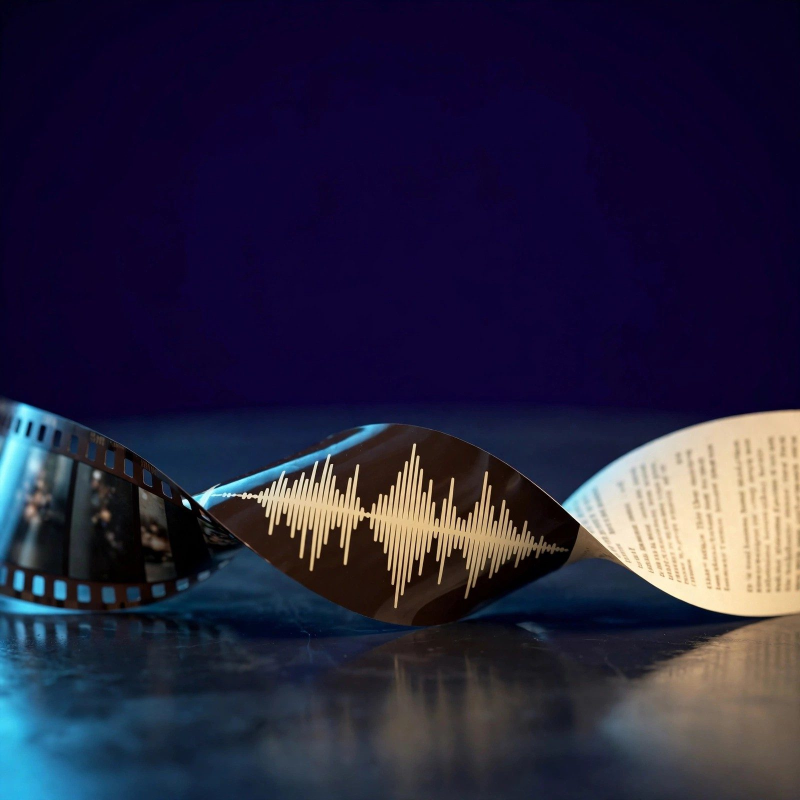
#> input picture home-v2/site-b/assets/b/ribbon.jpg, 1600 x 1600 px, found by its file name (shown at 1/2 size)
$ python prep_assets_b.py
#> lines starting #> are read from the running program, lines starting #| are printed output that depends on the picture
#!/usr/bin/env python3
"""Tighter crops of the hero ribbon for the three product columns of page B (different framing from the hero), 5:6.
Run: /Users/ciaosoft/Claude/BRvault/_System/venv-pw/bin/python prep_assets_b.py"""
import os
from PIL import Image, ImageFilter
HERE = os.path.dirname(os.path.abspath(__file__)); ROOT = os.path.dirname(HERE)
src = Image.open(os.path.join(ROOT, "assets", "b", "ribbon.jpg")).convert("RGB")
#> src is the input picture: PIL image 1600x1600 RGB; mean R, G, B 39.8, 36.2, 61.2
BOXES = {"see": (50, 820, 450, 1300), "hear": (650, 800, 1050, 1280), "read": (1200, 800, 1600, 1280)}
for k, box in BOXES.items():
    im = src.crop(box).resize((800, 960), Image.LANCZOS).filter(ImageFilter.UnsharpMask(radius=1.4, percent=55, threshold=2))
    im.save(os.path.join(ROOT, "assets", "b", "t-%s.jpg" % k), "JPEG", quality=84, optimize=True, progressive=True)
    print(k, box)
#> this loop made 3 passes
#> pass 1, `im = src.crop(box).resize((800, 960), Image.LANCZOS).filter(ImageFilte..`:
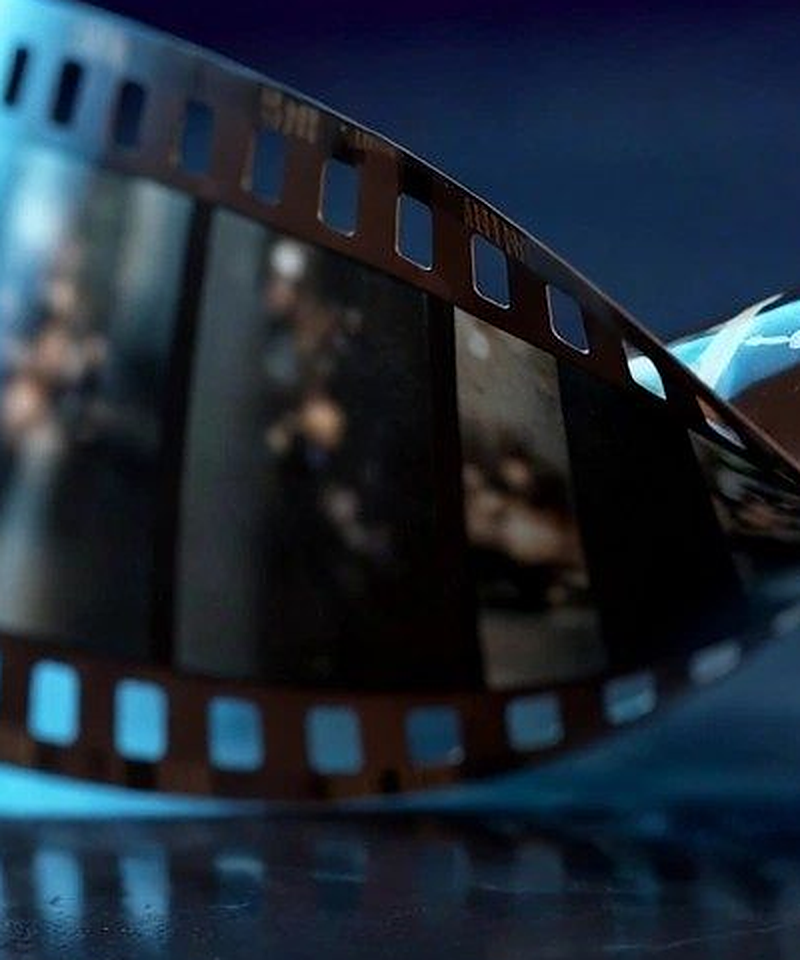
#> im: PIL image 800x960 RGB; mean R, G, B 30.2, 41.8, 55.1
#> pass 2, `im = src.crop(box).resize((800, 960), Image.LANCZOS).filter(ImageFilte..`:
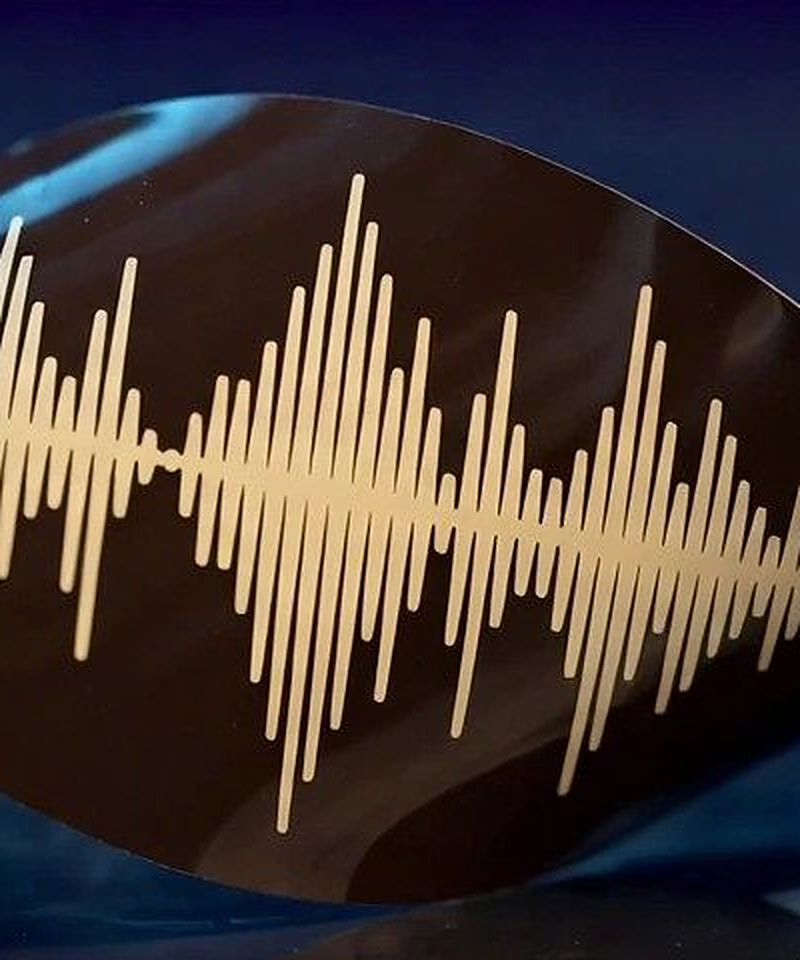
#> im: PIL image 800x960 RGB; mean R, G, B 68.9, 57.1, 53.2
#> pass 3, `im = src.crop(box).resize((800, 960), Image.LANCZOS).filter(ImageFilte..`:
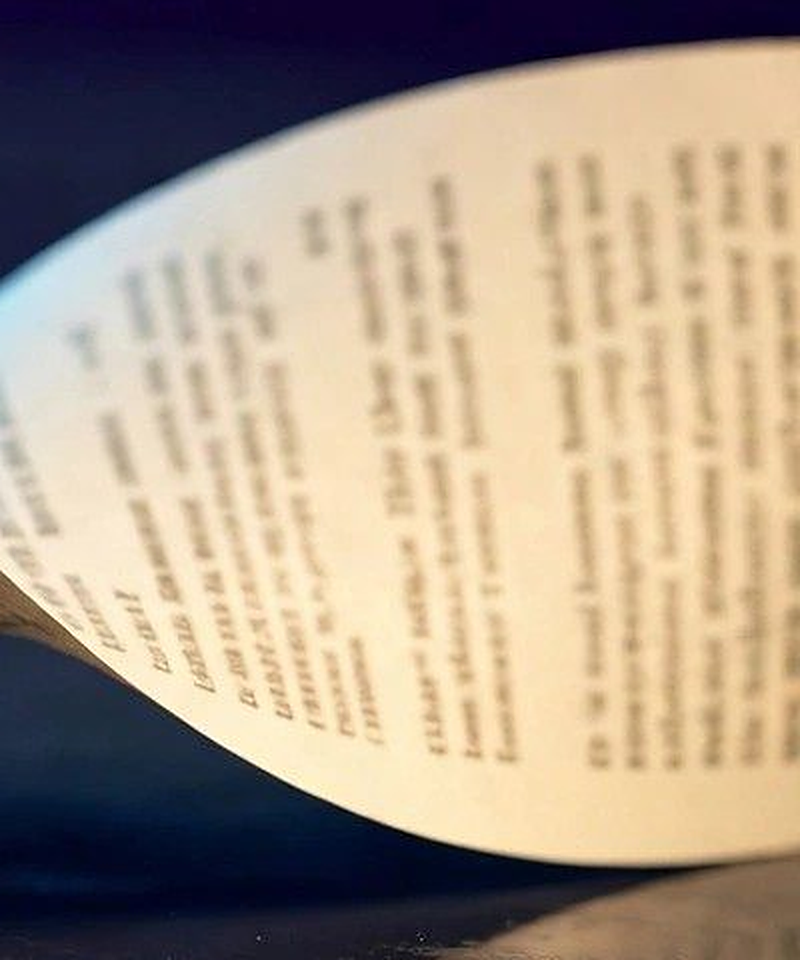
#> im: PIL image 800x960 RGB; mean R, G, B 170.2, 154.3, 136.1

$ run again, with home-v2/site-b/assets/b/t-hear.jpg copied over home-v2/site-b/assets/b/ribbon.jpg
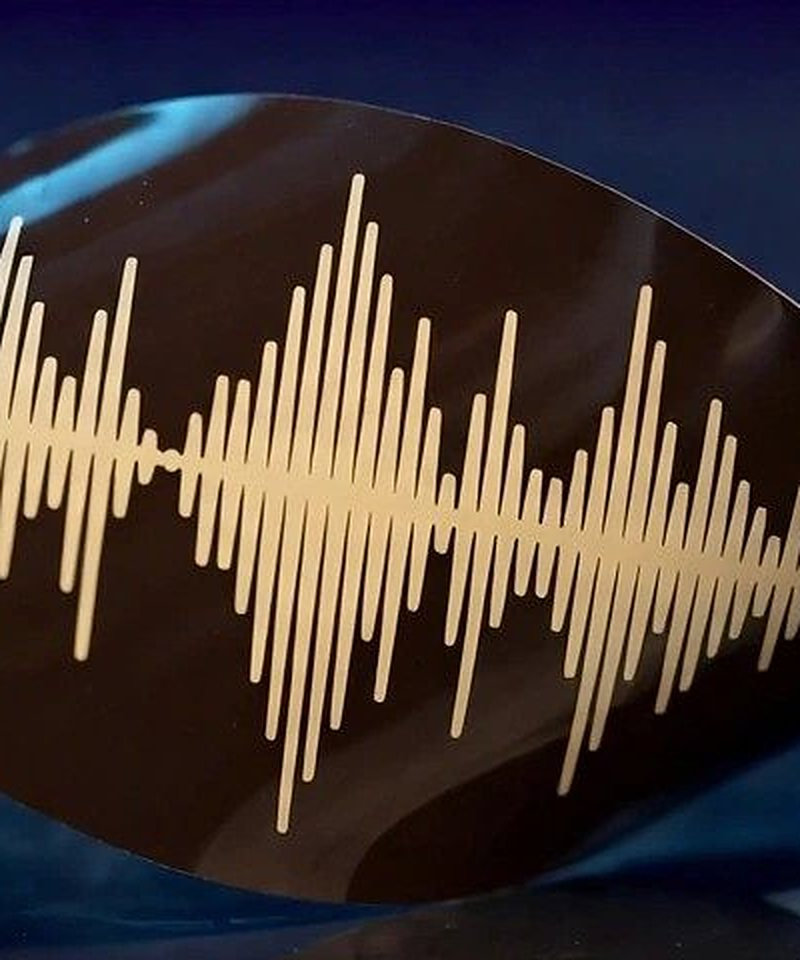
#> input picture home-v2/site-b/assets/b/t-hear.jpg, 800 x 960 px, found by its file name
#> src is the input picture: PIL image 800x960 RGB; mean R, G, B 68.9, 57.1, 53.5
#> the loop `for k, box in BOXES.items():` made 3 passes
#> pass 1, `im = src.crop(box).resize((800, 960), Image.LANCZOS).filter(ImageFilte..`:
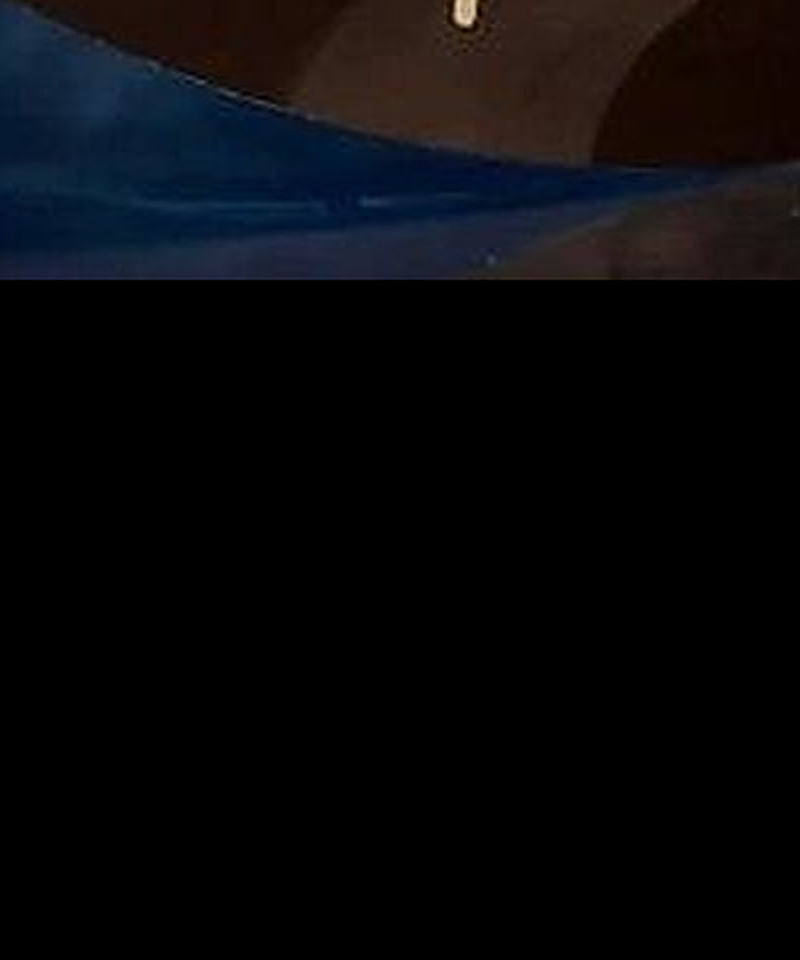
#> im: PIL image 800x960 RGB; mean R, G, B 8, 8.1, 10.5
#> pass 2, `im = src.crop(box).resize((800, 960), Image.LANCZOS).filter(ImageFilte..`:
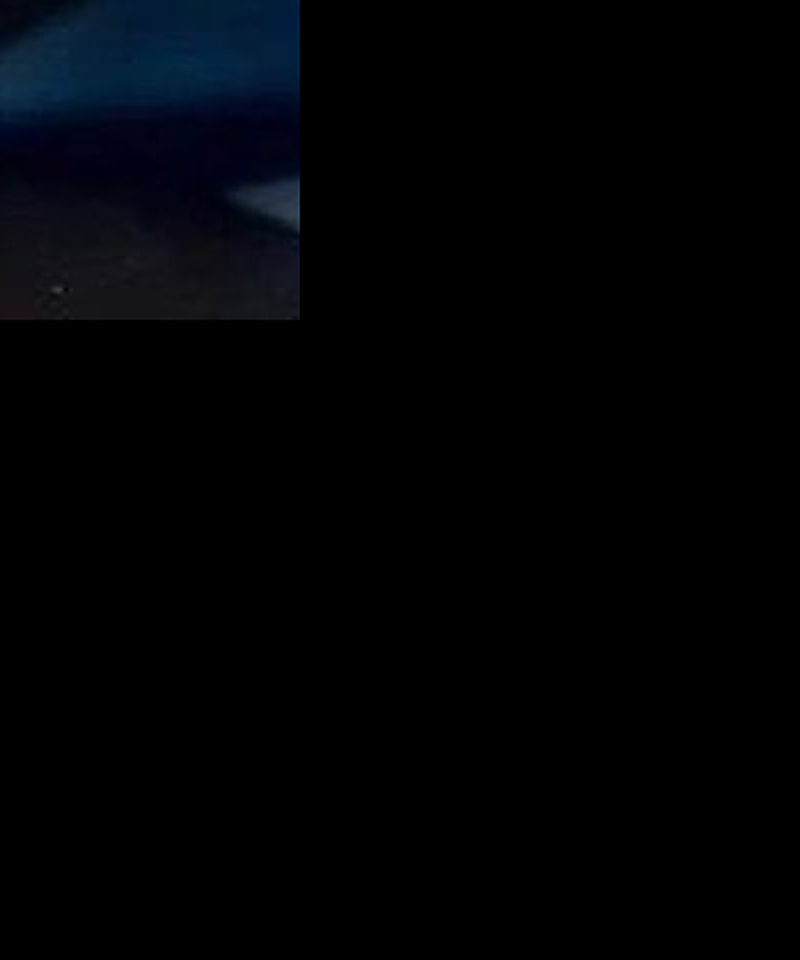
#> im: PIL image 800x960 RGB; mean R, G, B 1.1, 2.3, 4.4
